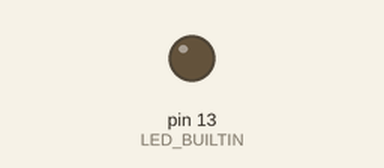
The sketch below on a simulated Arduino Uno, built with avr-gcc and run on an emulated ATmega328P. On the bench: output pins drawn as LEDs (lit = HIGH).

Above: at 0.5 s.
At 4.11 s:
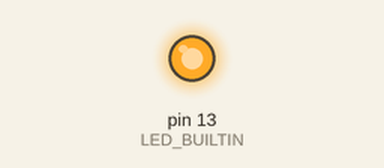
Timing chart, 0 to 4.8 s (numbered marks = the images above):
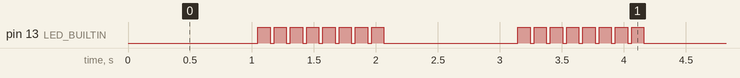

The sketch:

esys_training.ino
```cpp
#include "vlib.h"

bool led_state = 0;
bool base_state = 0;

// Runs once at startup
void setup() {
  // Set up hardware interrupts
  irq_setup();

  // Initialize onboard LED
  pinMode(LED_BUILTIN, OUTPUT);
}

// Runs repeatedly thenceforth
void loop() {
  int high_timer = timer % 128;
  int base_timer = timer % 2048;

  bool led_on = true;
  bool led_flickering = (base_timer >= 1024);

  led_on = false;
  if (led_flickering) {
    if (high_timer < 96) {
      led_on = true;
    }
  }

  digitalWrite(LED_BUILTIN, led_on);
}
```

vlib.h
```cpp
#ifndef __VLIB_H
#define __VLIB_H

void irq_setup(void);

long int timer = 0;
static long int internal_timer = 0;

void irq_setup(void) {
  /* Setup timer interrupt */
  TCCR0A |= (1 << WGM01);  // Set the CTC mode
  OCR0A   = 0xF9;          // Set the value for 1ms
  TIMSK0 |= (1 << OCIE0A); // Set the interrupt request
  sei();                   // Enable interrupt
  TCCR0B |= (1 << CS01);   // Set the prescale 1/64 clock
  TCCR0B |= (1 << CS00);
}

/* Interrupt service routine for the timer interrupt. */
ISR(TIMER0_COMPA_vect) {
  internal_timer++;
  timer = internal_timer;
}

#endif // __VLIB_H
```

Measured:
- by itself, pin 13 (LED_BUILTIN): repeats every 2.1 s: 7 × (LOW 0.03 s, HIGH 0.10 s), LOW 1.1 s, HIGH 0.10 s
- by itself, everything shown: repeats every 2.1 s, in 6 steps
